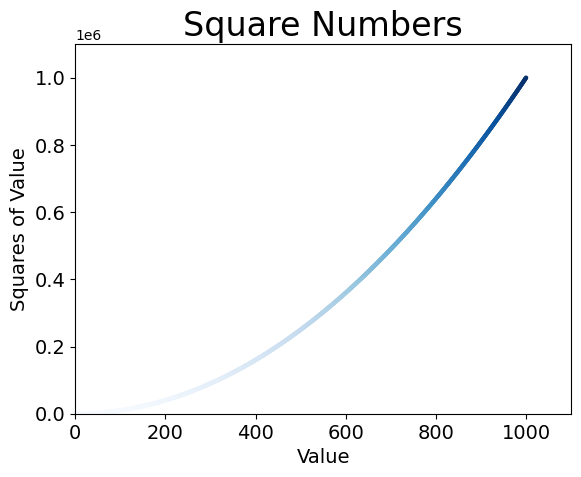

Reproduce this figure in Python.
import matplotlib.pyplot as plt

# x_values = [1, 2, 3, 4, 5]
# y_values = [1, 4, 9, 16, 25]
x_values = list(range(1,1001))
y_values = [x**2 for x in x_values]

# plt.scatter(x_values, y_values, edgecolor='none', s=10, c='darkred')  # s是点的大小
# plt.scatter(x_values, y_values, edgecolor='none', s=10, c=(0, 0, 0.8))
plt.scatter(x_values, y_values, edgecolor='none', s=10, c=y_values, cmap=plt.cm.Blues)

# 设置图表标题并加轴标签
plt.title("Square Numbers", fontsize=24)
plt.xlabel("Value", fontsize=14)
plt.ylabel("Squares of Value", fontsize=14)

# 刻度标记
plt.tick_params(axis='both', which='major', labelsize=14)

# 设置每个坐标轴的取值范围
plt.axis([0, 1100, 0, 1100000])

plt.savefig('scatter_squares.png', bbox_inches='tight')